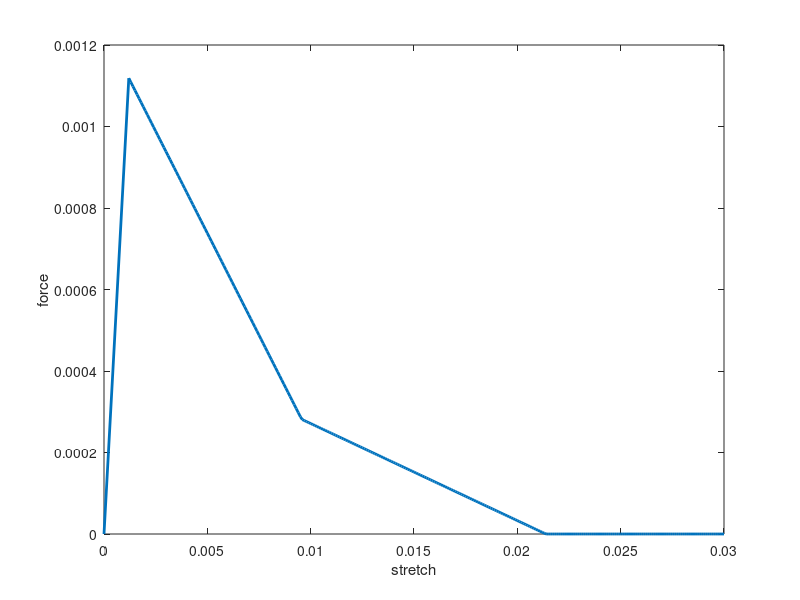

This figure's MATLAB source:
% Trilinear mode
clear all
close all

s0 = 1.126E-3;
s1 = 2.391E-3*4;
sc = 2.138E-2;
lambda = 0.25;
eta = s1/s0;
beta = 0.25; 
s = [0 : 0.0001 : 3E-2]';

a = (s1 - s0*lambda) / (s1 - s0);
b1 = (sc - s1*lambda);
b2 = (sc - s1);
b = b1/b2;

gradient_s0s1 = (1 - lambda)*s0 / (s1 - s0);
gradient_s1sc = (lambda * s0) / (sc - s1); 

for i = 1 : size(s,1)
    
    
    % =============================
    %           Trilinear
    % =============================
    % https://www.hindawi.com/journals/sv/2017/8329545/
    % A Damaged Constitutive Model for Rock under Dynamic and High Stress State
    
    if s(i) > s0 && s(i) <= s1
        
        bsf(i,1) = 1 - ( (eta - lambda) / (eta - 1) * (s0 / s(i)) ) + ( (1 - lambda) / (eta - 1) ); 
        force(i,1) = (1 - bsf(i,1)) * s(i);
        stretch(i,1) = s(i);

    elseif s(i) > s1 && s(i) <= sc
        
        %bsf(i,1) = 1 - (lambda * s0 / s(i)); % + ( (lambda * s0) / (sc - s1) );
        bsf(i,1) = 1 - ( (s0 * lambda) / s(i) ) * ( (sc - s(i)) / (sc - s1) );
        force(i,1) = (1 - bsf(i,1)) * s(i);
        stretch(i,1) = s(i);
        %fprintf('%.10f \t %.10f \t %.10f \n', force(i,1), bsf(i,1), stretch(i))
        fprintf('%f \n', s0/s(i)) 
        
    elseif s(i) > sc
        
        bsf(i,1) = 1;
        force(i,1) = (1 - bsf(i,1)) * s(i);
        stretch(i,1) = s(i);
        
    end

    % =============================
    %           Bilinear
    % =============================
    
%     if (s0 < s(i)) && (s(i) <= sc)
% 
%         bsf(i,1) = ( (s(i) - s0) / s(i) ) * ( sc / (sc - s0) );
%         force(i,1) = (1 - bsf(i,1)) * s(i);
%         stretch(i,1) = s(i);
% 
%     end

%     if s(i) > s0 && s(i) <= s1
%         
%         bsf(i,1) = (s(i) - s0) * ( (1 - beta) / (s1 - s0) );
%         force(i,1) = (1 - bsf(i,1)) * s(i);
%         stretch(i,1) = s(i);
%         
%     elseif s(i) > s1 && s(i) <= sc
%         
%         bsf(i,1) = (1 - beta) + ( (s(i) - s1) * ( beta / (sc - s1) ) );
%         force(i,1) = (1 - bsf(i,1)) * s(i);
%         stretch(i,1) = s(i);
%         
%     elseif s(i) > sc
%         
%         bsf(i,1) = 1;
%         force(i,1) = (1 - bsf(i,1)) * s(i);
%         stretch(i,1) = s(i);
%         
%     end
    
end


plot(stretch, force , 'LineWidth', 2)
% plot(1:size(bsf,1), bsf , 'LineWidth', 2)
% hold on
% xline(s0)
% xline(s1)
% xline(sc)
% yline(1 - beta)
% yline(1)
xlabel('stretch')
% ylabel('bond softening factor')
ylabel('force')